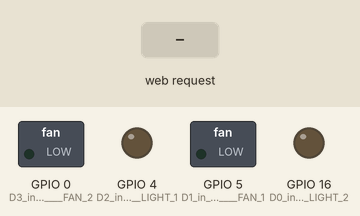
The sketch below on a simulated ESP8266 (NodeMCU). On the bench: switched loads named in the sketch (green lamp = pin HIGH), output pins drawn as LEDs (lit = HIGH). The test bench sets the inputs (shaded band). WiFi joins after 1.5 s; servers stay silent unless stated; what the sketch prints to the serial monitor is not drawn.

Above: at 2.7 s.
2.8 s: HTTP request GET /fan1 received
At 5.0 s:
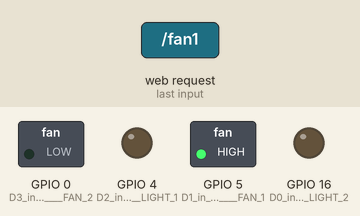
5.3 s: HTTP request GET /light1 received
At 6.9 s:
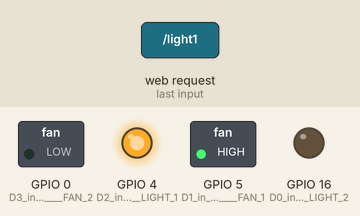
7.8 s: HTTP request GET /fan2 received
At 10.0 s:
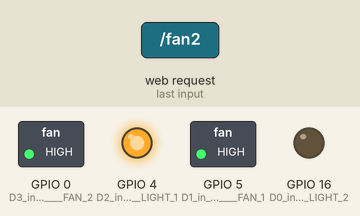
10.3 s: HTTP request GET /light2 received
At 11.9 s:
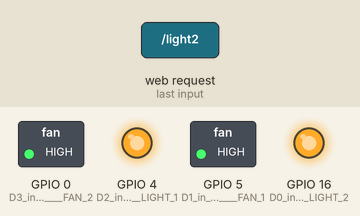
12.8 s: HTTP request GET /fan1 received
At 15.0 s:
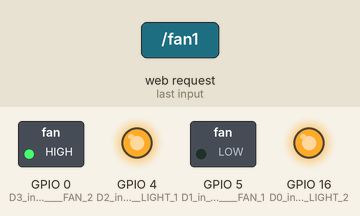
15.3 s: HTTP request GET /light1 received
At 16.9 s:
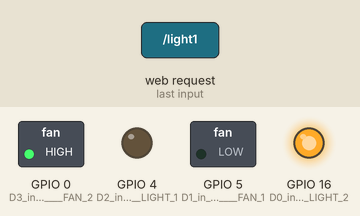
Timing chart, 0 to 18.4 s (numbered marks = the images above; inputs shaded):
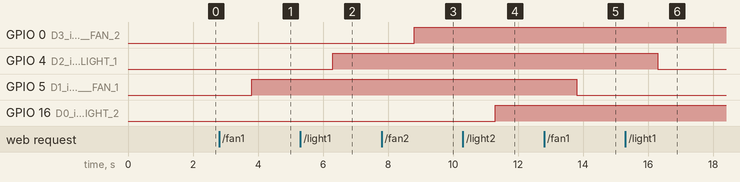

Measured:
- after the input at 2.8 s, GPIO 5 (D1_in_nodemcu____FAN_1): LOW → HIGH after 1.0 s
- after the input at 5.3 s, GPIO 4 (D2_in_nodemcu____LIGHT_1): LOW → HIGH after 1.0 s
- after the input at 7.8 s, GPIO 0 (D3_in_nodemcu____FAN_2): LOW → HIGH after 1.0 s
- after the input at 10.3 s, GPIO 16 (D0_in_nodemcu___LIGHT_2): LOW → HIGH after 1.0 s
- after the input at 12.8 s, GPIO 5 (D1_in_nodemcu____FAN_1): HIGH → LOW after 1.0 s
- after the input at 15.3 s, GPIO 4 (D2_in_nodemcu____LIGHT_1): HIGH → LOW after 1.0 s

The sketch:

main.ino
```cpp
#include<ESP8266WiFi.h>
#include <stdio.h>
/************************* WiFi Access Point *********************************/

#define WLAN_SSID       "IoT1"
#define WLAN_PASS       "drowpass"
#define light           "off"


// Add tokens to collect data
// UPDATE THES TOKENS
#define fan1 "5801198a7625420483f89bff"
#define fan2 "5801198e76254203a8326270"
#define light1 "5801198c7625420483f89c0f"
#define light2 "580119987625420483f89c4e"

#define token1  "UT7l53ABguMVGjreMsW22GZxfHD6wy"


//global variables
int i=0;
int i1=0;
int i2=0;
int i3=0;

WiFiServer server( 80);


WiFiClient client;
void ubiSave_value(String value, String idvariable, String token) {

  // if you get a connection, report back via serial:
  //  WiFiClient client;
  int num=0;
  String var = "{\"value\": " + String(value)+"}";
  num = var.length();
  if (client.connect("things.ubidots.com", 80)) {

    Serial.println("connected ubidots");
    client.println("POST /api/v1.6/variables/"+idvariable+"/values HTTP/1.1");
    client.println("Content-Type: application/json");
    client.println("Content-Length: "+String(num));
    client.println("X-Auth-Token: "+String(token));
    client.println("Host: things.ubidots.com\n");
    client.print(var);

  }
  else {
    Serial.println("ubidots connection failed");
  }

  if (!client.connected()) {
    Serial.println("NotConnected");
    Serial.println("disconnecting ubidots.");
    client.stop();
    for(;;);
  }

  if (client.available()) {
    char c = client.read();
    Serial.print(c);
  }
}


void setup() {

  Serial.begin(115200);

  pinMode( 5, OUTPUT); // D1 in nodemcu    FAN 1
  pinMode( 4, OUTPUT); // D2 in nodemcu    LIGHT 1
  pinMode( 0, OUTPUT); // D3 in nodemcu    FAN 2
  pinMode( 16, OUTPUT); // D0 in nodemcu   LIGHT 2
  pinMode( 2,INPUT);  //  D4 FEED BACK
  pinMode( 14,INPUT);  //  D5 FEED BACK
  pinMode( 12,INPUT);  // D6 FEED BACK
  pinMode( 13,INPUT);  // D7 FEED BACK

  digitalWrite( 5, LOW);
  digitalWrite( 4, LOW);
  digitalWrite( 0, LOW);
  digitalWrite( 16, LOW); // Connect to WiFi network
  /*
  ------------------------------------------------------------------------------
        PIN WITH CORRESPONDING FEED BACK
  ------------------------------------------------------------------------------
  DEVICE        OUTPUT PIN        FEED BACK PIN

  FAN 1       D1(5)             D4(2)
  LIGHT 1     D2(4)             D5(14)
  FAN 2       D3(0)             D6(12)
  LIGHT 2     D0(16)            D7(13)
  */

  Serial.println(); Serial.println();
  Serial.print("Connecting to ");
  Serial.println(WLAN_SSID);

  WiFi.begin(WLAN_SSID, WLAN_PASS);

  while (WiFi.status() != WL_CONNECTED) {
    delay(500);
    Serial.print(".");
  }

  Serial.println();
  server.begin();
  Serial.println("WiFi connected");
  Serial.println("IP address: "); Serial.println(WiFi.localIP());

}


void loop()
{
  // Check if a client has connected
  WiFiClient client = server.available();

  if (! client) { return; }
  // Wait until the client sends some data
  Serial.println(" new client");

  while(! client.available())
  { delay( 1); }
  //ubiSave_value(String("1"),te,token1);
  // Read the first line of the request

  String request = client.readStringUntil('\ r');
  Serial.println( request);
  client.flush(); // Match the request
  //Serial.print("light 1 off");
  if (request.indexOf("fan1") > 0)
  {

    Serial.println( "\n\n\n ");
    Serial.println(i);
    Serial.println(" \n\n\n");
    if(i==0) {
      i=1;
    } else {
      i=0;
    }

    if(i!=0) {
      digitalWrite( 5, HIGH);
      Serial.println(" FAN 1 on");
    } else {
      digitalWrite( 5, LOW);
      Serial.println("FAN 1 off");
    }

  }


  if (request.indexOf("light1") > 0)
  {
    Serial.println( "\n\n\n ");
    Serial.println(i);
    Serial.println(" \n\n\n");

    if(i1==0) {
      i1=1;
    } else {
      i1=0;
    }

    if(i1!=0) {
      digitalWrite( 4, HIGH);
      Serial.println(" LIGHT 1 on");
    } else {
      digitalWrite( 4, LOW);
      Serial.println("LIGHT 1 off");
    }

  }

  if (request.indexOf("fan2") > 0)
  {
    Serial.println( "\n\n\n ");
    Serial.println(i);
    Serial.println(" \n\n\n");

    if(i2==0) {
      i2=1;
    } else {
      i2=0;
    }

    if(i2!=0) {
      digitalWrite( 0, HIGH);
      Serial.println(" FAN 2 on");
    } else {
      digitalWrite( 0, LOW);
      Serial.println("FAN 2 off");
    }

  }


  if (request.indexOf("light2") > 0)
  {
    Serial.println( "\n\n\n ");
    Serial.println(i3);
    Serial.println(" \n\n\n");
    if(i3==0) {
      i3=1;
    } else {
      i3=0;
    }

    if(i3!=0) {
      digitalWrite( 16, HIGH);
      Serial.println(" LIGHT 2 on");
    } else {
      digitalWrite( 16, LOW);
      Serial.println("LIGHT 2 off");
    }
  }

  if(request.indexOf("feed_back") <= 0)
  {
    client.println(" HTTP/ 1.1 200 OK");
    client.println(" Content-Type: text/ html");
    client.println(""); // do not forget this one
    client.println(" <!DOCTYPE HTML>");
    client.println(" <html>");
    client.println(" <head>");
    client.println(" </head>");
    client.println(" <h4> <center> remote control  </center> </h4>");
    client.println(" <br> <br>");
    client.println(" <br> <br>");
    client.println(" <center>");
    client.println("STL FAN");

    if (digitalRead( 5)) {
      client.println(" <a href =\"/ fan1\"\"><button style =\"background-color:green\">STL FAN  </button> </a>");
    }
    else {
      client.println(" <a href =\"/ fan1\"\"><button style =\"background-color:red\">STL FAN  </button> </a> <br/>");
    }

    client.println(" </center>");
    client.println(" <br> <br>");
    client.println(" <center>");
    client.println("STL LIGHT");

    if (digitalRead( 4)) {
      client.println(" <a href =\"/ light1\"\"><button style =\"background-color:green\">STL LIGHT  </button> </a>");
    }
    else {
      client.println(" <a href =\"/ light1\"\"><button style =\"background-color:red\">STL LIGHT </button> </a> <br/>");
    }

    client.println(" </center>");
    client.println(" <br> <br>");
    client.println(" <center>");
    client.println("VAN FAN");


    if (digitalRead( 0)) {
      client.println(" <a href =\"/ fan2\"\"><button style =\"background-color:green\">VAN FAN  </button> </a>");
    }
    else {
      client.println(" <a href =\"/ fan2\"\"><button style =\"background-color:red\">VAN FAN  </button> </a> <br/>");
    }

    client.println(" </center>");
    client.println(" <br> <br>");
    client.println(" <center>");
    client.println("VAN LIGHT");


    if (digitalRead( 16)) {
      client.println(" <a href =\"/ light2\"\"><button style =\"background-color:green\">VAN LIGHT  </button> </a>");
    }
    else {
      client.println(" <a href =\"/ light2\"\"><button style =\"background-color:red\">VAN LIGHT  </button> </a> <br/>");
    }

    client.println(" </center>");
    client.println(" <br> <br>");
    client.println(" <center>");
    client.println(" <a href =\"/ feed_back\"\"><button style =\"background-color:orange\">   CUTTRNT STATUS   </button> </a> <br/>");
    client.println(" </center>");
    client.println(" <br> <br>");
    client.println(" <center>");
    client.println(" current remote status ");
    client.println(" <table border =\" 5\">");
    client.println(" <tr>");

    if (digitalRead( 5))// read digital pin 5
      {client.print(" <td> FAN 1 is ON </td>"); }
    else
      { client.print(" <td> FAN 1 is OFF </td>"); }


    if (digitalRead( 4))// read digital pin 4
      { client.print(" <td> LIGHT 1 is ON </td>"); }
    else
      { client.print(" <td> LIGHT 1 is OFF </td>"); }

    client.println(" </tr>");
    client.println(" <tr>");

    if (digitalRead( 0))// read digital pin 0
      { client.print(" <td> FAN 2 is ON </td>"); }
    else
      { client.print(" <td> FAN 2 is OFF </td>"); }

    if (digitalRead( 16))// read digital pin 13
      { client.print(" <td> LIGHT 2 is ON </td>"); }
    else
      { client.print(" <td> LIGHT 2 is OFF </td>"); }

    client.println(" </tr>");
    client.println(" </table>");
    client.println(" </center>");
    client.println(" </html>");


    /*

    if (digitalRead( 2)>0)// read digital pin 2
    {
    ubiSave_value("1",fan1,token1);
    }
    else
    {

    ubiSave_value("0",fan1,token1);

    }

    if (digitalRead( 14)>0)// read digital pin 2
    {

    ubiSave_value("1",light1,token1);

    }
    else
    {

    ubiSave_value("0",light1,token1);
    }
    if (digitalRead( 12)>0)// read digital pin 2
    {

    ubiSave_value("1",fan2,token1);
    }
    else
    {

    ubiSave_value("0",fan2,token1);
    }
    if (digitalRead( 13)>0)// read digital pin 2
    {

    ubiSave_value("1",light2,token1);
    }
    else
    {

    ubiSave_value("0",light1,token1);
    }

    */

    delay( 1);
    Serial.println(" Client disonnected");
    Serial.println("");

  }
  else
  {
    client.println(" HTTP/ 1.1 200 OK");
    client.println(" Content-Type: text/ html");
    client.println(""); // do not forget this one
    client.println(" <!DOCTYPE HTML>");
    client.println(" <html>");
    client.println(" <head>");
    client.println("<center>");
    client.println("CURRENTT STATUS OF THE DEVICE ");
    client.println("</center>");
    client.println(" <br><br> ");
    client.println("<center>");
    client.println(" current remote status ");
    client.println(" <table border =\" 5\">");
    client.println(" <tr>");


    if (digitalRead( 2)>0)// read digital pin 2
    {client.print(" <td> FAN 1 is ON </td>"); }
    else
    { client.print(" <td> FAN 1 is OFF </td>"); }


    if (digitalRead( 14)>0)// read digital pin 14
    { client.print(" <td> LIGHT 1 is ON </td>"); }
    else
    { client.print(" <td> LIGHT 1 is OFF </td>"); }

    client.println(" </tr>");
    client.println(" <tr>");

    if (digitalRead( 12)>0)// read digital pin 0
    { client.print(" <td> FAN 2 is ON </td>"); }
    else
    { client.print(" <td> FAN 2 is OFF </td>"); }

    if (digitalRead( 13)>0)// read digital pin 13
    { client.print(" <td> LIGHT 2 is ON </td>"); }
    else
    { client.print(" <td> LIGHT 2 is OFF </td>"); }
    client.println(" </tr>");
    client.println(" </table>");
    client.println(" </center>");
    client.println(" <center>");
    client.println(" <a href =\"/ hi\"\"><button style =\"background-color:red\">  back   </button> </a> <br/>");
    client.println(" </center>");
    client.println(" </head>");
    client.println(" </html>");

    /*
    if (digitalRead( 2)>0)// read digital pin 2
    {
    ubiSave_value("1",fan1,token1);
    }
    else
    {

    ubiSave_value("0",fan1,token1);

    }

    if (digitalRead( 14)>0)// read digital pin 2
    {

    ubiSave_value("1",light1,token1);

    }
    else
    {

    ubiSave_value("0",light1,token1);
    }
    if (digitalRead( 12)>0)// read digital pin 2
    {

    ubiSave_value("1",fan2,token1);
    }
    else
    {

    ubiSave_value("0",fan2,token1);
    }
    if (digitalRead( 13)>0)// read digital pin 2
    {

    ubiSave_value("1",light2,token1);
    }
    else
    {

    ubiSave_value("0",light1,token1);
    }
    */


    delay( 1);
    Serial.println(" Client disonnected");
    Serial.println("");
  }
} // code ends here
```
